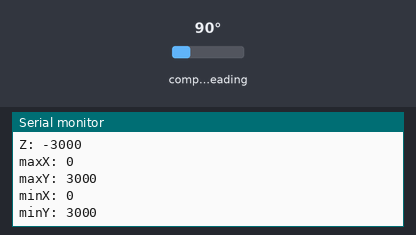
Recording of a sketch running on a simulated Arduino Uno, built with avr-gcc and run on an emulated ATmega328P. On the bench: the last lines printed to the serial monitor. Wiring (inferred from the names in the program): QMC5883L compass at I2C address 0x0D. Inputs (shaded band) come from the test bench; at power-on: compass heading 90°.

Above: at 1.3 s.
1.4 s: compass heading set to 7°
At 1.68 s:
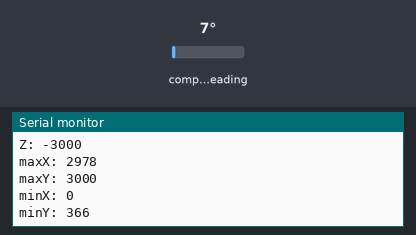
2.9 s: compass heading set to 180°
At 3.1 s:
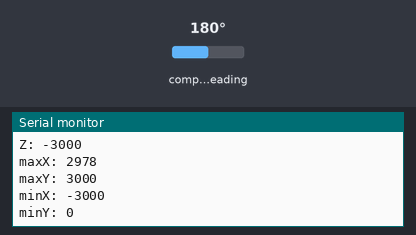
Timing chart, 0 to 5.9 s (numbered marks = the images above; inputs shaded):
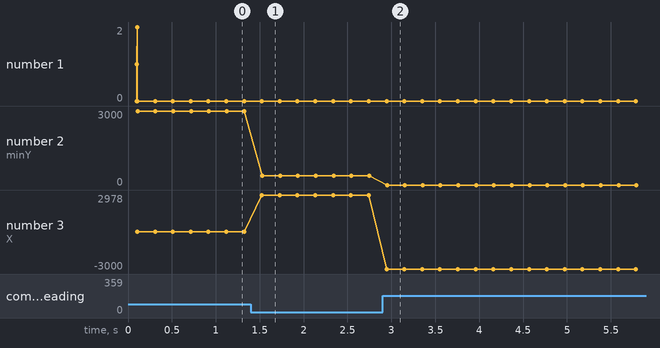

Measured:
- after the input at 1.4 s, the serial monitor: prints a new line after 0.12 s (image 1)
- after the input at 2.9 s, the serial monitor: prints a new line at once (image 2)
- plotted number 2: 3000 → 366 after the input at 1.4 s
- plotted number 3: 0 → 2978 after the input at 1.4 s

The sketch:

TestQMC5882.ino
```cpp
#include <Wire.h>
uint8_t address = 0x0D;
int maxx=-15535, minx=15535, maxy=-15535, miny=15535;
int x,y,z;
long lastMin = millis();
void setup() {
  Wire.begin();
  delay(100);
  Serial.begin(115200);
  Serial.println("0");
  Wire.beginTransmission(address);
  Serial.println(Wire.endTransmission());
  Serial.println("1");
  writeReg(0x0B, 0x01); //手册上推荐一开始在0B位置上写0x01
  Serial.println("2");
  writeReg(0x09, 0b00000001|0b00001100|0b00010000|0b00000000); //Mode_Continuous,ODR_200Hz,RNG_8G,OSR_512, 设置模式等配置
  lastMin = millis();
}

void loop() {
  if ((millis() - lastMin) > 10000) {
    Serial.print("maxX: ");
    Serial.println(maxx);
    Serial.print("maxY: ");
    Serial.println(maxy);
    Serial.print("minX: ");
    Serial.println(minx);
    Serial.print("minY: ");
    Serial.println(miny);
    double outX, outY;
    readXYZ(&x, &y, &z);
    calculateOffset3(minx, maxx, miny, maxy, x, y, &outX, &outY);
    Serial.print("Calculated OutX:");
    Serial.println(outX);
    Serial.print("Calculated OutY:");
    Serial.println(outY);
    // https://blog.csdn.net/weixin_50622833/article/details/120188131 - 还没有使用的offset设置方法
    delay(5000);
  } else {
    // Serial.println("3");
    // Serial.println(readChipInfo());
    // Serial.println("stop");

    Serial.println(readXYZ(&x, &y, &z));
    Serial.print("X: ");
    Serial.println(x);
    Serial.print("Y: ");
    Serial.println(y);
    Serial.print("Z: ");
    Serial.println(z);
    if (x > maxx) {
      maxx = x;
    }
    if (x < minx) {
      minx = x;
    }
    if (y > maxy) {
      maxy = y;
    }
    if (y < miny) {
      miny = y;
    }
    // float azimuth = atan2((float)x, (float)y) * 180.0/PI;
    // Serial.println(azimuth < 0?360 + azimuth:azimuth);

    Serial.print("maxX: ");
    Serial.println(maxx);
    Serial.print("maxY: ");
    Serial.println(maxy);
    Serial.print("minX: ");
    Serial.println(minx);
    Serial.print("minY: ");
    Serial.println(miny);
    delay(200);
  }
}
void writeReg(byte Reg,byte val){
  Wire.beginTransmission(address); //start talking
  Wire.write(Reg); // Tell the HMC5883 to Continuously Measure
  Wire.write(val); // Set the Register
  Serial.println("end write");
  Serial.print(Wire.endTransmission());
  Serial.println(" from end write");
}

void calculateOffset1(int minX, int maxX, int minY, int maxY, int x, int y, double* outX, double* outY) {
  // https://blog.sina.com.cn/s/blog_402c071e0102v8ie.html
  double xs = 1;
  double ys = (maxX - minX) / (maxY - minY);
  double xb = xs * (1 / (maxX - minX) - maxX);
  double yb = ys * (1 / (maxY - minY) - maxY);
  *outX = x * xs + xb;
  *outY = y * ys + yb;
}

void calculateOffset2(int minX, int maxX, int minY, int maxY, int x, int y, double* outX, double* outY) {
  // https://blog.sina.com.cn/s/blog_402c071e0102v8ie.html
  double offsetX = (maxX + minX) / 2;
  double offsetY = (maxY + minY) / 2;
  double kx = 2 / (maxX - minX);
  double ky = 2 / (maxY - minY);
  *outX = (x - offsetX) * kx;
  *outY = (y - offsetY) * ky;
}

void calculateOffset3(int minX, int maxX, int minY, int maxY, int x, int y, double* outX, double* outY) {
  // https://blog.sina.com.cn/s/blog_402c071e0102v8ie.html
  double offsetX = (maxX + minX) / 2;
  double offsetY = (maxY + minY) / 2;
  *outX = (x - offsetX);
  *outY = (y - offsetY);
}
/**
 * read values from device
 * @return status value:
 *  - 0:success
 *  - 1:data too long to fit in transmit buffer
 *  - 2:received NACK on transmit of address
 *  - 3:received NACK on transmit of data
 *  - 4:other error
 *  - 8:overflow (magnetic field too strong)
 */
int readXYZ(int* x,int* y,int* z){
  Wire.beginTransmission(address);
  Wire.write(0x00);
  int err = Wire.endTransmission();
  if (err) {return err;}
  Wire.requestFrom(address, (uint8_t)7);
  *x = (int)(int16_t)(Wire.read() | Wire.read() << 8);
  *y = (int)(int16_t)(Wire.read() | Wire.read() << 8);
  *z = (int)(int16_t)(Wire.read() | Wire.read() << 8);
  byte overflow = Wire.read() & 0x02;
  return overflow << 2;
}

// int readChipInfo(){
//   Wire.beginTransmission(address);
//   Wire.write(0x0D);
//   int err = Wire.endTransmission();
//   if (err) {return err;}
//   Wire.requestFrom(address, (uint8_t)2);
//   return (int)(int16_t)(Wire.read() | Wire.read() << 8);
// }

int readChipInfo(){
  Wire.beginTransmission(address);
  Wire.write(0x0D);
  int err = Wire.endTransmission();
  if (err) {
    Serial.println("error");
    return err;
  }
  Wire.requestFrom(address, (uint8_t)1);
  return (int)(int16_t)(Wire.read());
}
```
